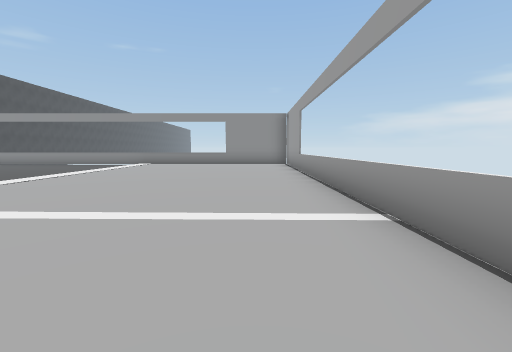
view 1 (above)

23 first-person views from a walk through a 3-D level made in the Unity game engine. The camera is 1.3 m above the floor, tilts 6° down and sees 90° across. The floor is counted in squares, 2 m on a side. Each view is taken from the middle of a square. On the plan, view 1 faces up. The plan holds only what a view shows up to about 9 squares ahead; the rest is blank. The place goes on beyond the plan. The player character is not drawn.

view 2
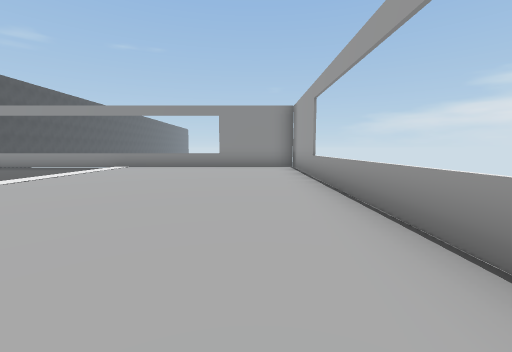

view 3
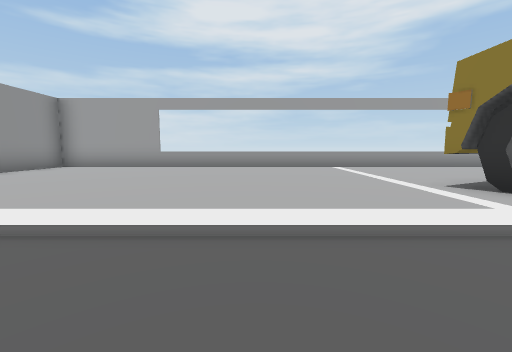

view 4
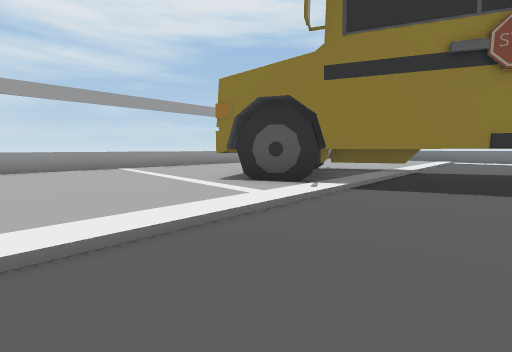

view 5
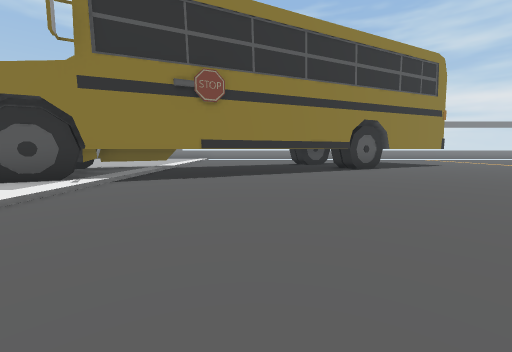

view 6
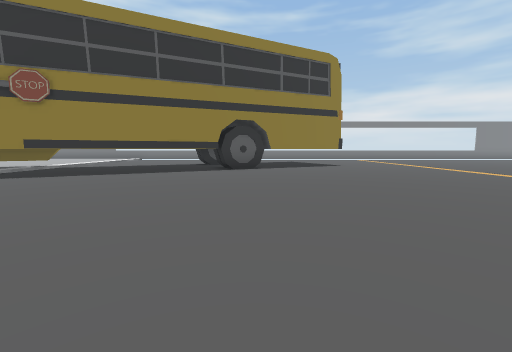

view 7
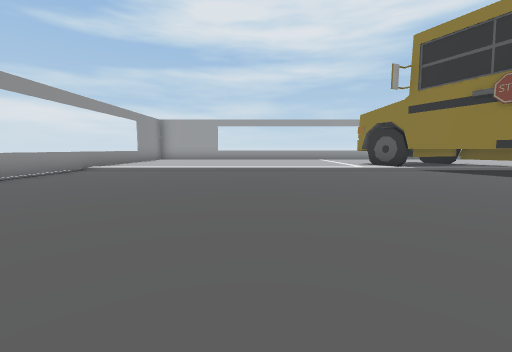

view 8
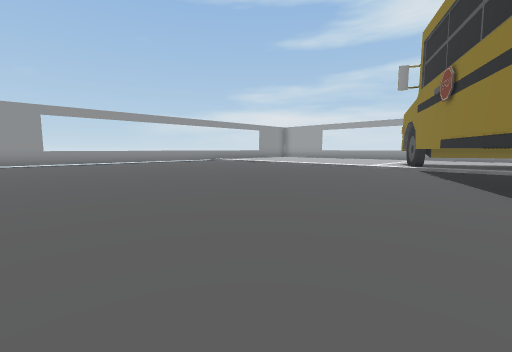

view 9
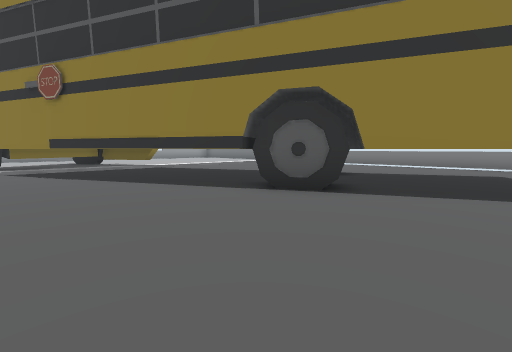

view 10
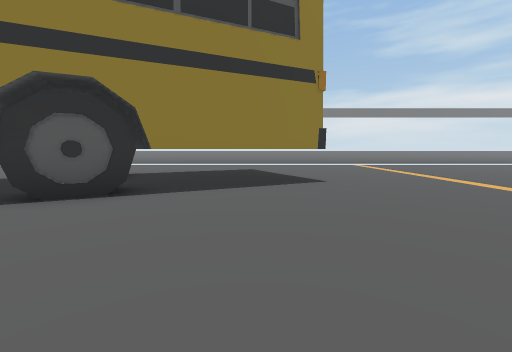

view 11
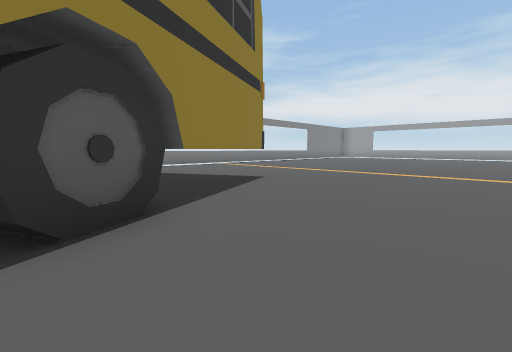

view 12
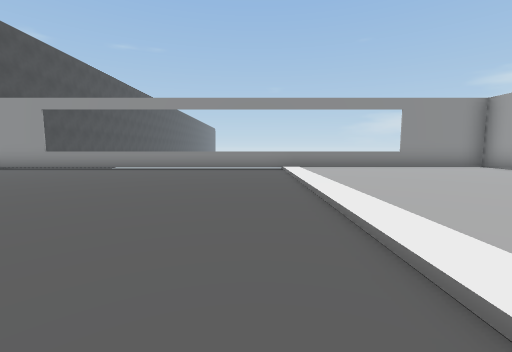

view 13
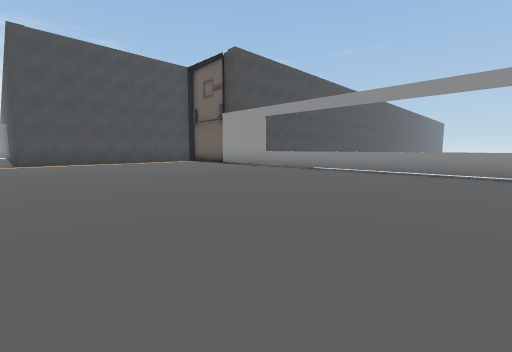

view 14
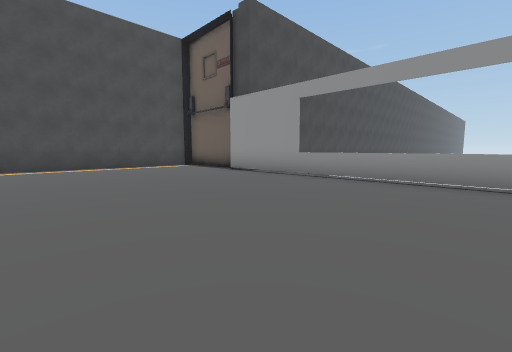

view 15
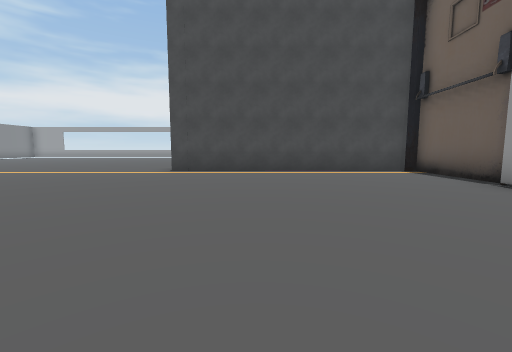

view 16
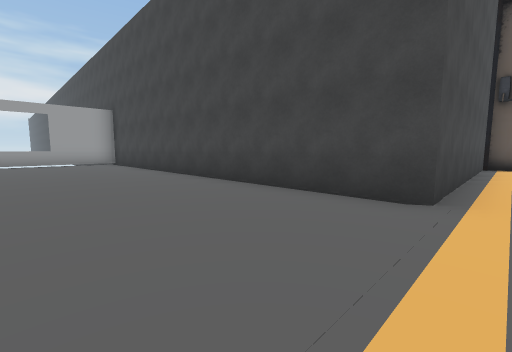

view 17
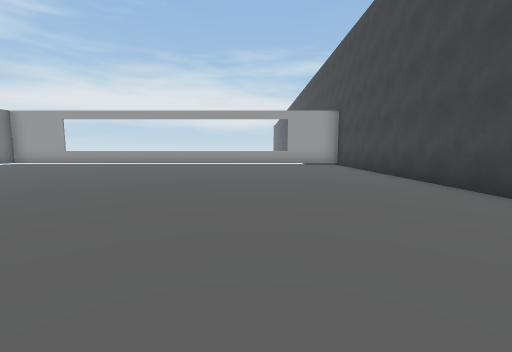

view 18
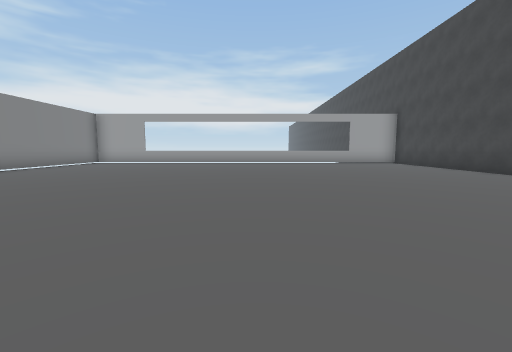

view 19
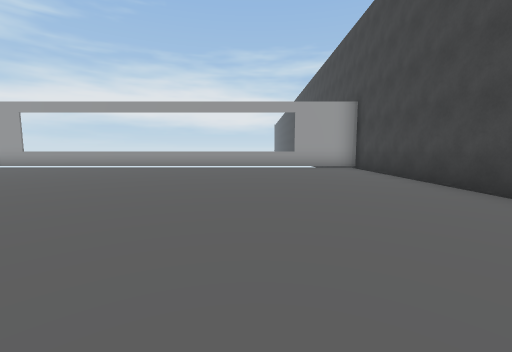

view 20
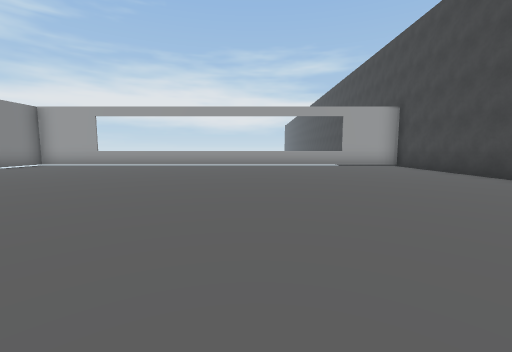

view 21
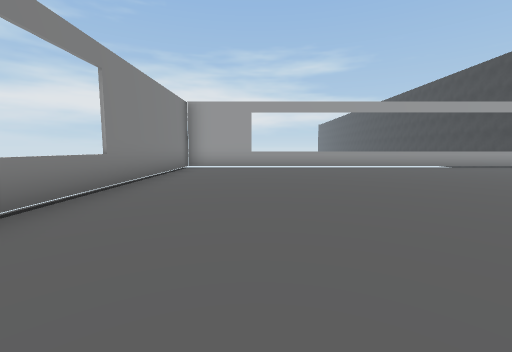

view 22
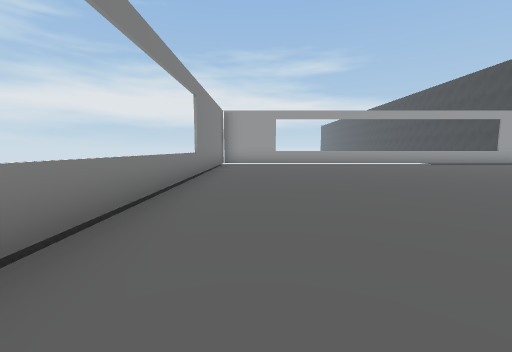

view 23
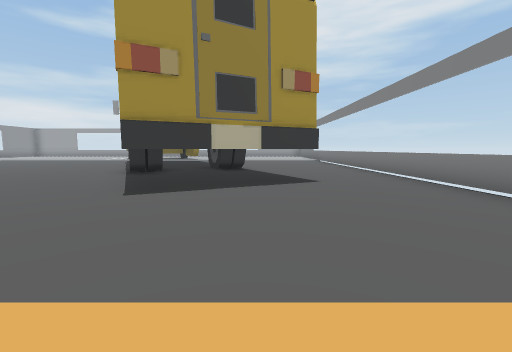

### Floor plan
Key: @ floor where view 1 was taken; # wall or solid block; . main floor; : floor 0.25 m higher than the main floor; / step, stairs or slope; = window, fence, low wall or low ledge; T thing the floor can be seen under or through.
Columns run from 30 left of view 1 to 2 right of it. Each row starts with its distance up from view 1.
 12            ######################
 11            #............./::::::#
 10            #............./::::::#
  9             ............./::::::#
  8            #............./::::::#
  7            #............./::::::#
  6            #............./::::::#
  5 ############............./::::::#
  4 #......................../::::::#
  3 #......................../::::::#
  2 =......................../:#::::#
  1 =........................###::::#
  0 =......................##### :@:#
 -1 =....................###  ##  ::#
 -2 =..................###   ##:   :#
 -3 =................TT##    #::
 -4 =..............TT T #   ./:
 -5 =..............T   T#  ../
 -6 =...............T  T.  ../
 -7 #...............T....  ..
 -8 #....................
 -9 #..........   .......
-10 ###########   #######

Positions as (right, up) in squares from view 1, and headings:
1: (0, 0), facing up
2: (0, 2), facing up
3: (-7, 5), facing right
4: (-7, 5), facing down-right
5: (-8, 6), facing down
6: (-12, 6), facing down
7: (-13, 6), facing right
8: (-14, -1), facing up-right
9: (-14, 1), facing down-right
10: (-14, 1), facing down
11: (-11, 0), facing down-left
12: (-6, 3), facing up
13: (-6, 4), facing up-left
14: (-9, 6), facing up-left
15: (-11, 7), facing left
16: (-18, 1), facing up-left
17: (-19, 1), facing left
18: (-18, -2), facing left
19: (-21, 1), facing left
20: (-20, -1), facing left
21: (-21, -7), facing left
22: (-19, -8), facing left
23: (-19, -6), facing right
